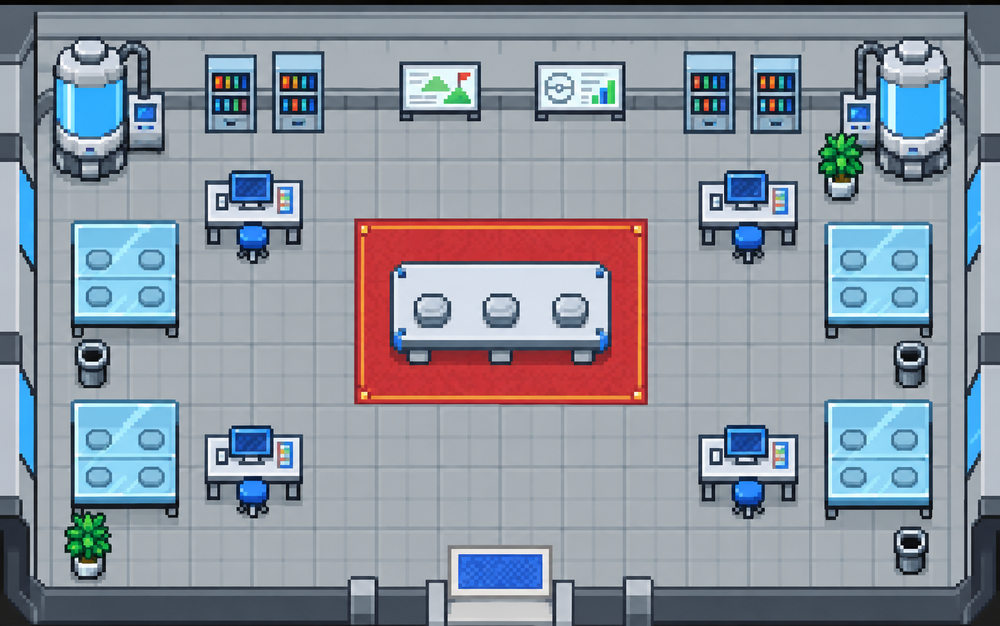
#> input picture assets/src/lab_room_src.png, 1000 x 626 px, shrunk from 1585 x 992 before the run, found by its file name
$ python lab-room.py
#> lines starting #> are read from the running program, lines starting #| are printed output that depends on the picture
#!/usr/bin/env python3
"""研究所の一枚絵（ChatGPT製 assets/src/lab_room_src.png、16:10）を 256×160 ドットに落として assets/maps/lab_room.png にする。
   右へ SHIFT ドットずらして、机の台座・出口マットをマス目の中央に合わせる（左端は壁の中身で埋める）"""
from PIL import Image
import numpy as np
SHIFT = 8
im = Image.open('assets/src/lab_room_src.png').convert('RGB'); A = np.asarray(im).astype(int); H, W = A.shape[:2]
#> further down, im is the input picture: PIL image 1000x626 RGB; mean R, G, B 139.5, 148.2, 159.7
#> after `H, W = A.shape[:2]`: H = 626; W = 1000
tw, th = 256, 160; bx, by = W / tw, H / th; r = max(1, int(min(bx, by) * 0.3))
#> after `bx, by = (W / tw, H / th)`: bx = 3.91; by = 3.91
#> after `r = max(1, int(min(bx, by) * 0.3))`: r = 1
out = np.zeros((th, tw, 3), dtype=np.uint8)
for j in range(th):
    cy = int((j + 0.5) * by)
    for i in range(tw):
        cx = int((i + 0.5) * bx)
        out[j, i] = np.median(A[max(0, cy - r):cy + r + 1, max(0, cx - r):cx + r + 1].reshape(-1, 3), axis=0)
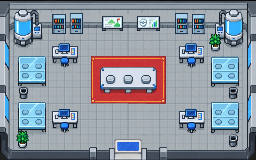
#> out: shape (160, 256, 3); mean R, G, B 139.4, 148.1, 159.6
px = Image.fromarray(out)
sh = Image.new('RGB', (tw, th)); sh.paste(px.crop((SHIFT, 0, SHIFT * 2, th)), (0, 0)); sh.paste(px.crop((0, 0, tw - SHIFT, th)), (SHIFT, 0))
#> after `sh = Image.new('RGB', (tw, th))`: sh: PIL image 256x160 RGB; every value is 0
#> after `sh.paste(px.crop((SHIFT, 0, SHIFT * 2, th)), (0, 0))`:
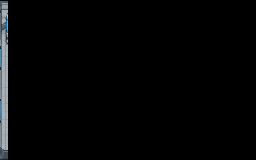
#> sh: PIL image 256x160 RGB; mean R, G, B 4.1, 4.5, 4.8
#> after `sh.paste(px.crop((0, 0, tw - SHIFT, th)), (SHIFT, 0))`:
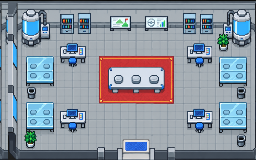
#> sh: PIL image 256x160 RGB; mean R, G, B 139.8, 148.3, 159.6
sh.save('assets/maps/lab_room.png'); print('ok')
#| ok
